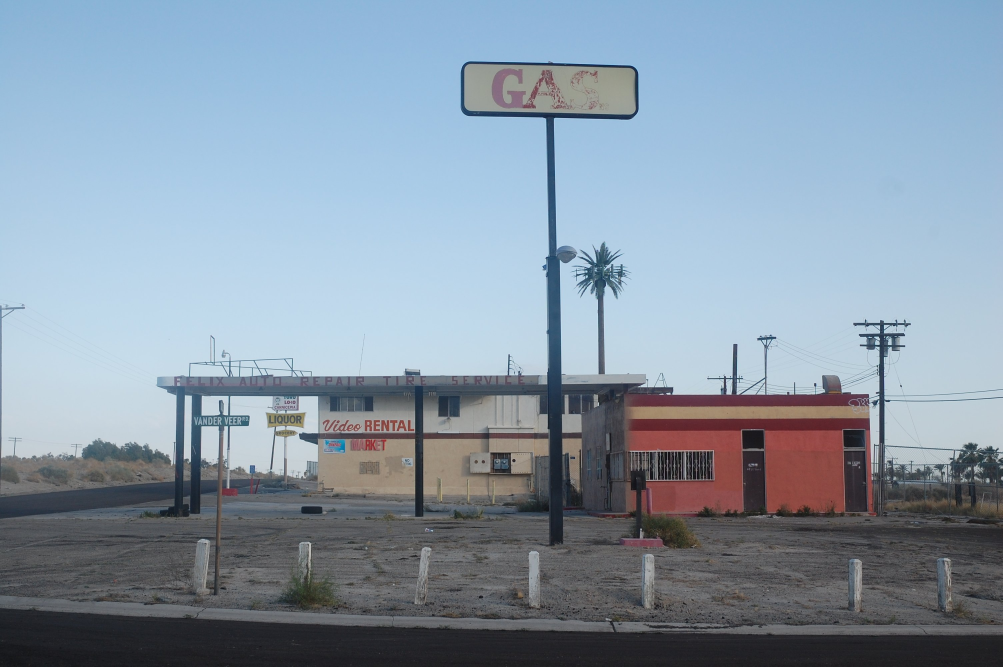
#> input picture DATA/felix_auto.jpeg, 3008 x 2000 px (shown at 1/3 size)
$ python pil_thumb.py
#> lines starting #> are read from the running program, lines starting #| are printed output that depends on the picture
#!/usr/bin/env python

from PIL import Image

size = 125,125
im = Image.open('../DATA/felix_auto.jpeg')
#> im is the input picture: PIL image 3008x2000 RGB; mean R, G, B 135.5, 151.8, 167.2
im.thumbnail(size)
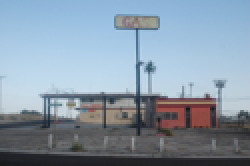
#> im: PIL image 125x83 RGB (shown 2 times larger); mean R, G, B 135.6, 151.8, 167.2
im.save('felix_auto_small.jpg')

$ run again, with DATA/salad.jpeg copied over DATA/felix_auto.jpeg
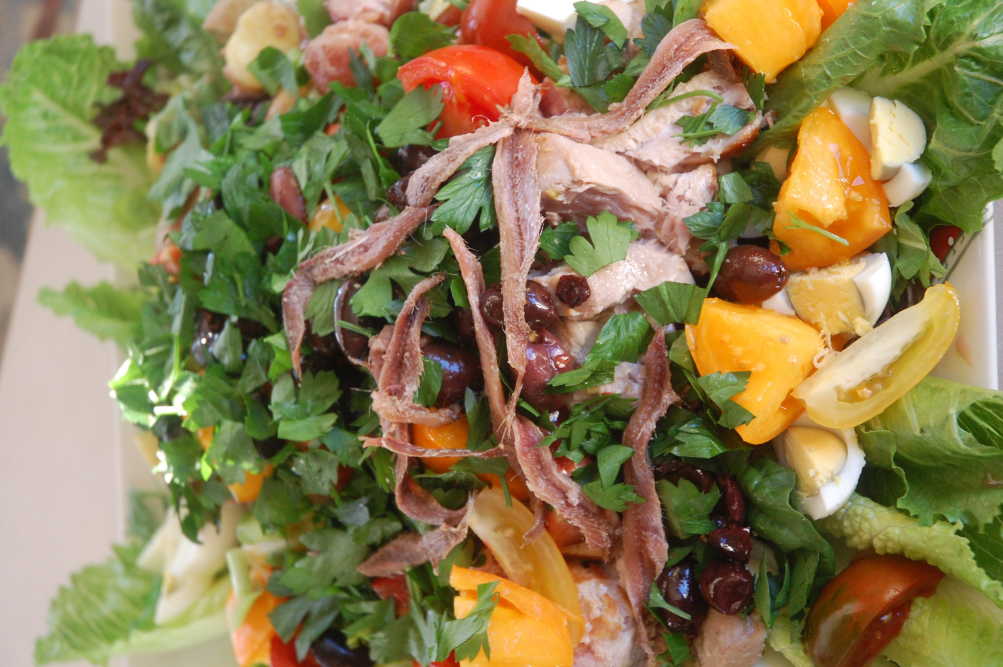
#> input picture DATA/salad.jpeg, 3008 x 2000 px (shown at 1/3 size)
#> im is the input picture: PIL image 3008x2000 RGB; mean R, G, B 139.1, 126.2, 82
#> `im.thumbnail(size)`:
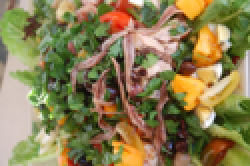
#> im: PIL image 125x83 RGB (shown 2 times larger); mean R, G, B 139.1, 126.2, 82
